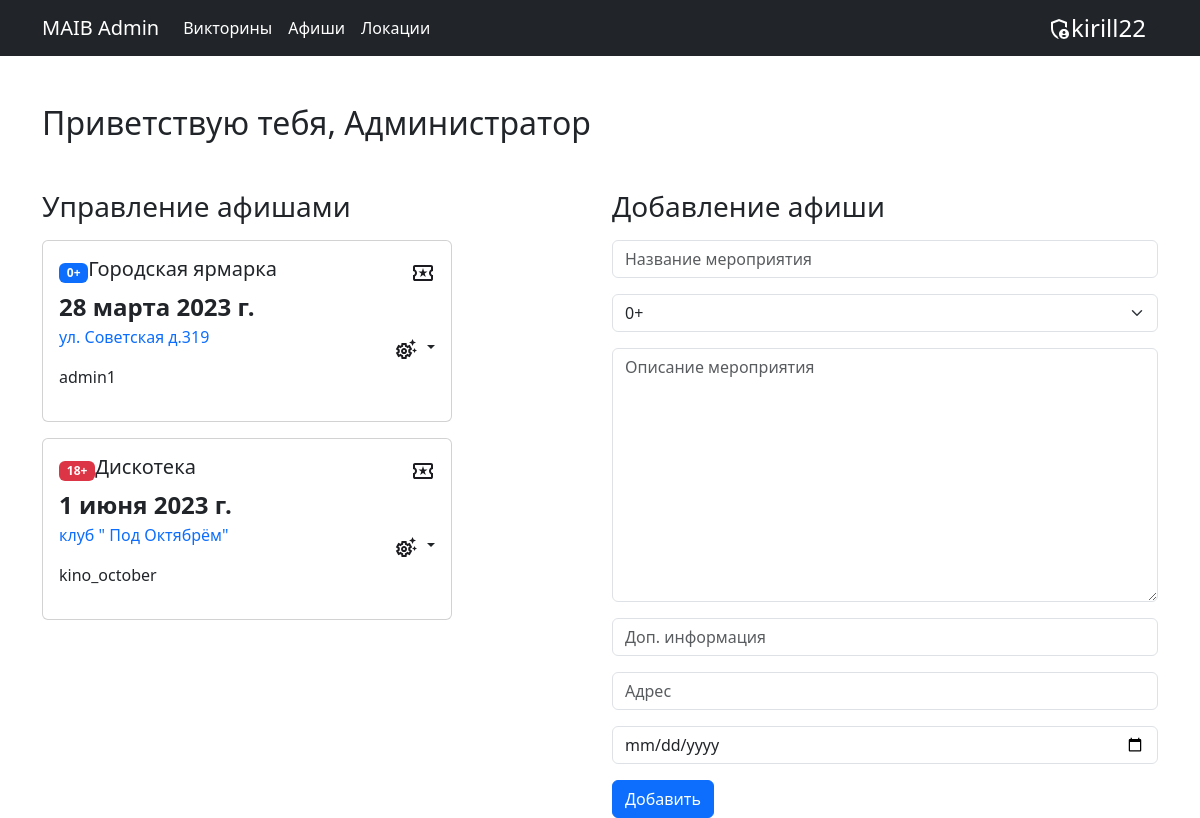
/poster/ (signed in), run on the app's committed database.
### admin_panel/models.py (models this page shows)
class Poster(models.Model):
    author = models.ForeignKey(User, on_delete=models.CASCADE, null = True)
    name = models.CharField(max_length = 100, default='')
    ageLim = models.CharField(max_length = 100, default = '+0')
    desc = models.TextField()
    addinfo = models.CharField(max_length = 200, default='')
    addres = models.CharField(max_length = 300, default='')
    date = models.DateField(auto_now_add = True)

### admin_panel/views.py (the view)
# urls.py: path('poster/', views.poster),
def poster(request):
    if request.user.is_staff:
        poster_list = Poster.objects.all()
        poster_len = len(poster_list)
    else:
        poster_list = Poster.objects.filter(author = request.user).all()
        poster_len = len(poster_list)
    return render(request, 'poster.html', {"poster_list": poster_list, "poster_len": poster_len})

### admin_panel/templates/poster.html (shortened to what this page needs)
{% extends "base.html" %}
{% block content %}
<div class="main">
    <div class="poster container mt-5">
        <div class="hello-text mb-5">
            {% if user.is_authenticated and user.is_staff %}
            <h2>Приветствую тебя, Администратор</h2>
            {% else %}
            <h2>Приветствую тебя, {{user.username}}</h2>
            {% endif %}
        </div>
        <div class="row align-items-start">
            <div class="col mb-5 desktop">
                <h3 class="mb-3">Управление афишами</h3>
                <div class="poster-list mb-5">
                    {% if poster_len == 0 %}
                    <div class="d-flex align-items-center">
                        <div class="sad_img m-2">
                            <img class="" src="../static/img/sad.svg" alt="">
                        </div>
                        <h5 class="mt-2">Афиши отсутсвуют</h5>
                    </div>
                    {% else %}
                    {% for poster in poster_list %}
                    <div class="card w-75 mb-3">
                        <div class="card-body">
                            <div
                                class="w-100 poster__item-title d-flex align-items-center justify-content-between pr-5">
                                <div class="w-75 d-flex align-items-center">
                                        {% if poster.ageLim == '0+' %}
                                        <span class="h-25 badge text-bg-primary"> {{poster.ageLim}} </span>
                                        {% elif poster.ageLim == '16+' %}
                                        <span class="h-25 badge text-bg-warning"> {{poster.ageLim}} </span>
                                        {% elif poster.ageLim == '18+' %}
                                        <span class="h-25 badge text-bg-danger"> {{poster.ageLim}} </span>
                                        {% endif %}
                                        <h5>{{poster.name}}</h5>
                                </div>
                                <img src="../static/img/poster__item-icon.svg" alt="">
                            </div>
                            <div class="poster__item-content">
                                <div class="poster__item-info d-flex align-items-center justify-content-between">
                                    <div class="poster__item-data">
                                        <time class="fs-4 fw-semibold">{{poster.date}}</time>
                                        <p class="text-primary">{{poster.addres}}</p>
                                        {% if user.is_staff %}
                                         <p>{{poster.author.username}}</p>
                                        {% endif %}
                                    </div>
                                    <div class="poster__item-settings" data-bs-toggle="tooltip" data-bs-placement="top"
                                        data-bs-title="Настройки">
                                        <div class="dropdown">
                                            <a class="nav-link dropdown-toggle" href="#" id="navbarDarkDropdownMenuLink"
                                                role="button" data-bs-toggle="dropdown" aria-expanded="false">
                                                <img src="../static/img/settings.svg" alt="">
                                            </a>
                                        </div>
                                    </div>
                                </div>
                            </div>
                        </div>
                    </div>
                    {% endfor %}
                    {% endif %}
                </div>
            </div>
            <div class="col">
                <h3 class="mb-3">Добавление афиши</h3>
                <form class="d-flex flex-column" method="post" action="/createposter/">
                    <input name="name" class="form-control mb-3" placeholder="Название мероприятия" type="text">
                    <select name="ageLim" class="form-select mb-3">
                        <option value="0+">0+</option>
                    </select>
                    <textarea name="desc" class="form-control mb-3" placeholder="Описание мероприятия" name="" id=""
                        cols="30" rows="10"></textarea>
                    <input name="addinfo" class="form-control mb-3" placeholder="Доп. информация" type="text">
                    <input name="addres" class="form-control mb-3" placeholder="Адрес" type="text">
                    <input name="date" class="form-control mb-3" placeholder="Дата" type="date">
                    <div class="d-flex w-100">
                        <button type="submit" class="btn btn-primary pr-5">Добавить</button>
                    </div>
                </form>
            </div>
        </div>
    </div>
</div>
{% endblock %}

### admin_panel/templates/base.html (shortened to what this page needs)
<!DOCTYPE html>
<html lang="ru">
<head>
    <link rel="stylesheet" href="../static/style/style.css">
    <link href="https://cdn.jsdelivr.net/npm/bootstrap@5.3.0-alpha1/dist/css/bootstrap.min.css" rel="stylesheet"
>
</head>
<body>
    <nav class="navbar navbar-expand-lg bg-dark" data-bs-theme="dark">
        <div class="container">
            <a class="navbar-brand text-white" href="/">MAIB Admin</a>
            <div class="collapse navbar-collapse" id="navbarSupportedContent">
                <ul class="navbar-nav me-auto mb-2 mb-lg-0">
                    {% if user.is_staff %}
                        <li class="nav-item">
                            <a class="nav-link text-white" href="/quest">Викторины</a>
                        </li>
                        <li class="nav-item">
                            <a class="nav-link text-white" href="/poster">Афиши</a>
                        </li>
                        <li class="nav-item">
                            <a class="nav-link text-white" href="/geo">Локации</a>
                        </li>
                    {% else %}
                        <li class="nav-item">
                            <a class="nav-link text-white" href="/poster">Афиши</a>
                        </li>
                    {% endif %}
                </ul>
                <div class="dropdown">
                    <a class="nav-link dropdown-toggle d-flex align-items-center" href="#"
                        id="navbarDarkDropdownMenuLink" role="button" data-bs-toggle="dropdown" aria-expanded="false">
                        <div class="">
                            {% if user.is_staff %}
                            <img src="../static/img/admin_user.svg" alt="">
                            {% else %}
                            <img src="../static/img/org.svg" alt="">
                            {% endif %}
                        </div>
                        <article class="text-white fs-4">{{request.user.username}}</article>
                    </a>
                </div>
            </div>
        </div>
    </nav>
    {% block content %}
    {% endblock %}
</body>
</html>

### admin_panel/static/style/style.css (style rules this page uses)
.poster__item-settings img { cursor: pointer; }
.poster-list { overflow: scroll; overflow-x: hidden; height: 400px; }
.desktop { display: block; }

### data on the page
Poster: ageLim "0+", name "Городская ярмарка", date "28 марта 2023 г.", addres "ул. Советская д.319", author.username "admin1"
Poster: ageLim "18+", name "Дискотека", date "1 июня 2023 г.", addres "клуб \" Под Октябрём\"", author.username "kino_october"

### other printed values
{{ request.user.username }} "kirill22"
